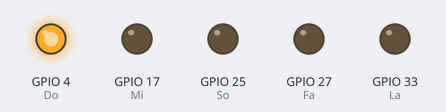
The sketch below on a simulated ESP32. Parts: output pins drawn as LEDs (lit = HIGH). Pins used as bus, display or sensor lines are not drawn.

Above: at 0.1 s.
At 4.1 s:
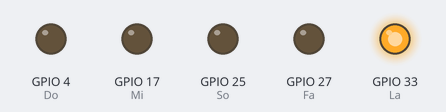
At 7.6 s:
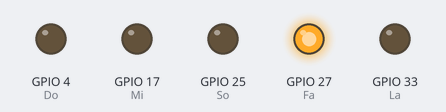
At 15.1 s:
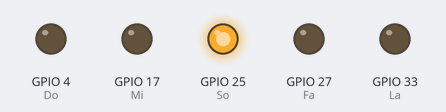
At 28.1 s:
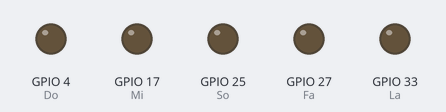
At 39.75 s:
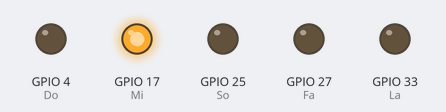
Timing chart, 0 to 40.0 s (numbered marks = the images above):
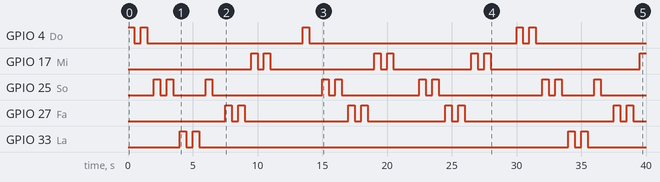

Measured:
- by itself, GPIO 4 (Do): LOW → HIGH at 0.00 s, → LOW 0.50 s later, → HIGH 0.50 s later, → LOW 0.50 s later, … (10 changes in this stretch)
- by itself, GPIO 17 (Mi): LOW → HIGH at 9.5 s, → LOW 0.50 s later, → HIGH 0.50 s later, → LOW 0.50 s later, … (13 changes in this stretch)
- by itself, GPIO 25 (So): LOW → HIGH at 2.0 s, → LOW 0.50 s later, → HIGH 0.50 s later, → LOW 0.50 s later, … (20 changes in this stretch)
- by itself, GPIO 27 (Fa): LOW → HIGH at 7.5 s, → LOW 0.50 s later, → HIGH 0.50 s later, → LOW 0.50 s later, … (16 changes in this stretch)
- by itself, GPIO 33 (La): LOW → HIGH at 4.0 s, → LOW 0.50 s later, → HIGH 0.50 s later, → LOW 0.50 s later, … (8 changes in this stretch)

The sketch:

0920LED.ino
```cpp
void setup() {
  // put your setup code here, to run once:
pinMode(4,OUTPUT);//Do
pinMode(16,OUTPUT);//Re
pinMode(17,OUTPUT);//Mi
pinMode(27,OUTPUT);//Fa
pinMode(25,OUTPUT);//So
pinMode(33,OUTPUT);//La
}

void loop() {
  // put your main code here, to run repeatedly:
digitalWrite(4,HIGH);
delay(500);
digitalWrite(4,LOW);
delay(500);

digitalWrite(4,HIGH);
delay(500);
digitalWrite(4,LOW);
delay(500);

digitalWrite(25,HIGH);
delay(500);
digitalWrite(25,LOW);
delay(500);

digitalWrite(25,HIGH);
delay(500);
digitalWrite(25,LOW);
delay(500);

digitalWrite(33,HIGH);
delay(500);
digitalWrite(33,LOW);
delay(500);

digitalWrite(33,HIGH);
delay(500);
digitalWrite(33,LOW);
delay(500);

digitalWrite(25,HIGH);
delay(500);
digitalWrite(25,LOW);
delay(1000);//1155665

digitalWrite(27,HIGH);
delay(500);
digitalWrite(27,LOW);
delay(500);

digitalWrite(27,HIGH);
delay(500);
digitalWrite(27,LOW);
delay(500);

digitalWrite(17,HIGH);
delay(500);
digitalWrite(17,LOW);
delay(500);

digitalWrite(17,HIGH);
delay(500);
digitalWrite(17,LOW);
delay(500);

digitalWrite(16,HIGH);
delay(500);
digitalWrite(16,LOW);
delay(500);

digitalWrite(16,HIGH);
delay(500);
digitalWrite(16,LOW);
delay(500);

digitalWrite(4,HIGH);
delay(500);
digitalWrite(4,LOW);
delay(1000);//4433221

digitalWrite(25,HIGH);
delay(500);
digitalWrite(25,LOW);
delay(500);

digitalWrite(25,HIGH);
delay(500);
digitalWrite(25,LOW);
delay(500);

digitalWrite(27,HIGH);
delay(500);
digitalWrite(27,LOW);
delay(500);

digitalWrite(27,HIGH);
delay(500);
digitalWrite(27,LOW);
delay(500);

digitalWrite(17,HIGH);
delay(500);
digitalWrite(17,LOW);
delay(500);

digitalWrite(17,HIGH);
delay(500);
digitalWrite(17,LOW);
delay(500);

digitalWrite(16,HIGH);
delay(500);
digitalWrite(16,LOW);
delay(1000);//5544332

digitalWrite(25,HIGH);
delay(500);
digitalWrite(25,LOW);
delay(500);

digitalWrite(25,HIGH);
delay(500);
digitalWrite(25,LOW);
delay(500);

digitalWrite(27,HIGH);
delay(500);
digitalWrite(27,LOW);
delay(500);

digitalWrite(27,HIGH);
delay(500);
digitalWrite(27,LOW);
delay(500);

digitalWrite(17,HIGH);
delay(500);
digitalWrite(17,LOW);
delay(500);

digitalWrite(17,HIGH);
delay(500);
digitalWrite(17,LOW);
delay(500);

digitalWrite(16,HIGH);
delay(500);
digitalWrite(16,LOW);
delay(1000);//5544332

digitalWrite(4,HIGH);
delay(500);
digitalWrite(4,LOW);
delay(500);

digitalWrite(4,HIGH);
delay(500);
digitalWrite(4,LOW);
delay(500);

digitalWrite(25,HIGH);
delay(500);
digitalWrite(25,LOW);
delay(500);

digitalWrite(25,HIGH);
delay(500);
digitalWrite(25,LOW);
delay(500);

digitalWrite(33,HIGH);
delay(500);
digitalWrite(33,LOW);
delay(500);

digitalWrite(33,HIGH);
delay(500);
digitalWrite(33,LOW);
delay(500);

digitalWrite(25,HIGH);
delay(500);
digitalWrite(25,LOW);
delay(1000);//1155665

digitalWrite(27,HIGH);
delay(500);
digitalWrite(27,LOW);
delay(500);

digitalWrite(27,HIGH);
delay(500);
digitalWrite(27,LOW);
delay(500);

digitalWrite(17,HIGH);
delay(500);
digitalWrite(17,LOW);
delay(500);

digitalWrite(17,HIGH);
delay(500);
digitalWrite(17,LOW);
delay(500);

digitalWrite(16,HIGH);
delay(500);
digitalWrite(16,LOW);
delay(500);

digitalWrite(16,HIGH);
delay(500);
digitalWrite(16,LOW);
delay(500);

digitalWrite(4,HIGH);
delay(500);
digitalWrite(4,LOW);
delay(1000);//4433221
}
```
